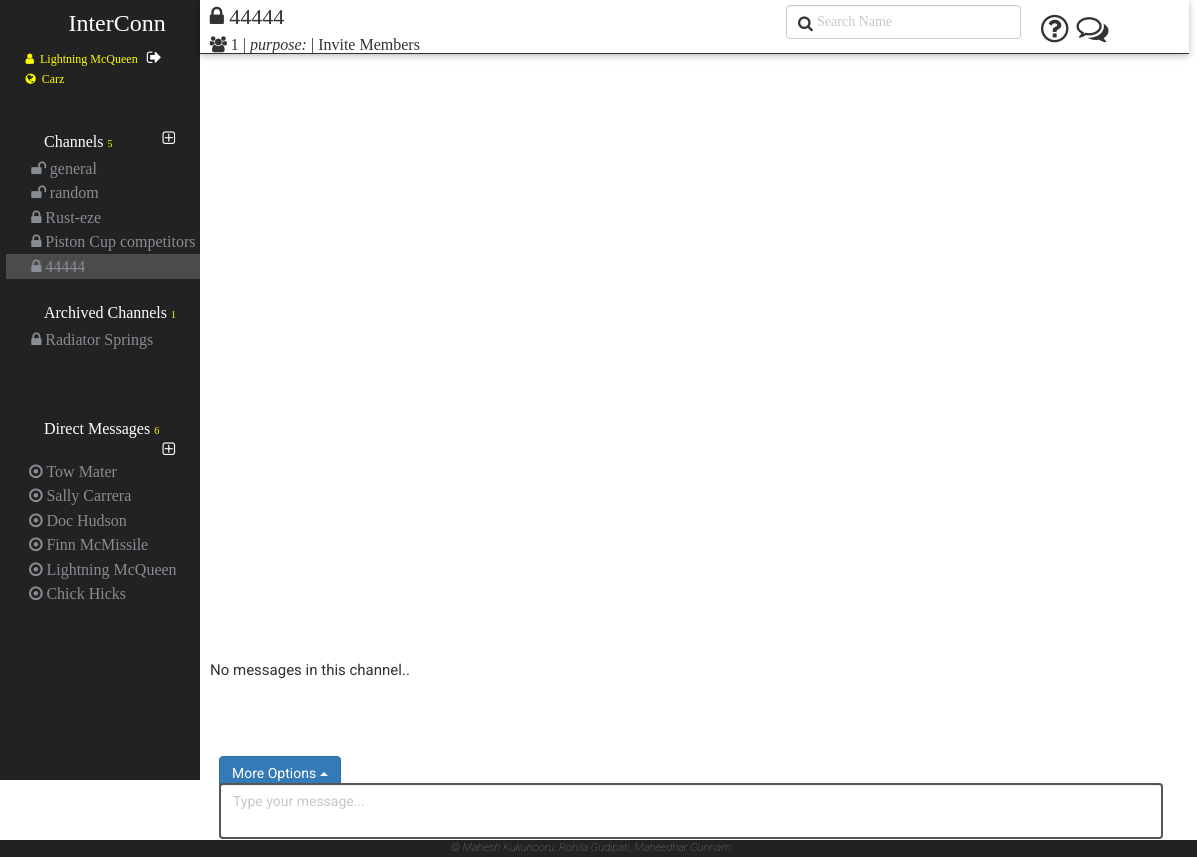
Screenshot of /HomePage.php?channel=33 (signed in) with the database file from the repository.
### tables this page shows
CREATE TABLE IF NOT EXISTS `user` (
  `user_id` bigint(20) NOT NULL,
  `user_name` varchar(50) NOT NULL,
  `first_name` varchar(50) NOT NULL,
  `last_name` varchar(50) NOT NULL,
  `email_id` varchar(50) NOT NULL,
  `profile_pic` varchar(150) NOT NULL DEFAULT './images/0.jpeg',
  `password` varchar(150) NOT NULL,
  `phone_number` varchar(10) NOT NULL,
  `what_i_do` varchar(150) NOT NULL,
  `status` varchar(150) NOT NULL,
  `status_emoji` bigint(20) DEFAULT NULL,
  `skype` varchar(150) NOT NULL,
  `profile_pic_pref` int(11) NOT NULL DEFAULT '1',
  `github_avatar` varchar(200) NOT NULL DEFAULT '0'
);

CREATE TABLE IF NOT EXISTS `workspace` (
  `workspace_id` bigint(20) NOT NULL,
  `workspace_name` varchar(50) NOT NULL,
  `workspace_domain` varchar(50) NOT NULL,
  `created_by` bigint(20) NOT NULL,
  `created_at` timestamp NOT NULL DEFAULT CURRENT_TIMESTAMP ON UPDATE CURRENT_TIMESTAMP
);

CREATE TABLE IF NOT EXISTS `channel` (
  `channel_id` bigint(20) NOT NULL,
  `channel_name` text NOT NULL,
  `type` varchar(50) NOT NULL,
  `purpose` text NOT NULL,
  `created_by` bigint(20) NOT NULL,
  `created_at` timestamp NOT NULL DEFAULT CURRENT_TIMESTAMP ON UPDATE CURRENT_TIMESTAMP,
  `is_archive` int(11) NOT NULL DEFAULT '0'
);

### HomePage.php (the view, shortened to what the rows shown need)
<?php
	include_once "./services/WebService.php";
	include_once "./services/MainMessages.php";
	if($_SESSION['loggedIn'])
	{
		$web_service = new WebService();
    $userDetails = json_decode($web_service->getUserDetails($_SESSION['userid']));
    $workspaceDetails = json_decode($web_service->getWorkspaceDetails($_SESSION['userid']));
    $workspaceName=$workspaceDetails[0]->workspace_name;
    $workspaceid=$workspaceDetails[0]->workspace_id;
	$is_admin=0;
    $channelDetails = json_decode($web_service->getChannelsDetails($_SESSION['userid'],$workspaceid,$is_admin));
    $directMessagesDetails = json_decode($web_service->getDirectMessagesDetails($workspaceDetails[0]->workspace_id));
    $groupMembers=json_decode($web_service->getSpecificChannelUserDetails($_GET["channel"]));
    $groupMembersWholeDet=json_decode($web_service->getSpecificChannelUserDetWithIDs($_GET["channel"]));
  	$channelstr='';
   	$archiveChannelstr='';
   	$directMessagestr='';
		if ($channelDetails!='')
		{
           foreach($channelDetails as $channel)
           {
           		if($channel->is_archive==0)
           		{
	                if($channel->channel_id==$_GET["channel"])
					{
	                    $channelstr.='<li class="active currentChannel">';
					}
	                else
	                    $channelstr.='<li class="active">';
	                if($channel->type=='private')
	                    $channelstr.=' <a href="./HomePage.php?channel='.$channel->channel_id.'"><span class="channelPrivacyLevel"><i class="fa fa-lock"></i></span><span class="'.$channel->channel_id.'" >'.htmlspecialchars($channel->channel_name).'</span></a>';
	                else
	                    $channelstr.='<a href="./HomePage.php?channel='.$channel->channel_id.'"><span class="channelPrivacyLevel"><i class="fa fa-unlock"></i></span><span class="'.$channel->channel_id.'" >'.htmlspecialchars($channel->channel_name).'</span></a>';
	                $channelstr.='</li>';
	            }
	            else if($channel->is_archive==1)
	            {
	            	if($channel->channel_id==$_GET["channel"])
					{
	                    $archiveChannelstr.='<li class="active currentChannel">';
						$flag=1;
					}
	                else
	                    $archiveChannelstr.='<li class="active">';
	                if($channel->type=='private')
	                    $archiveChannelstr.=' <a href="./HomePage.php?channel='.$channel->channel_id.'"><span class="channelPrivacyLevel"><i class="fa fa-lock"></i></span><span class="'.$channel->channel_id.'" >'.htmlspecialchars($channel->channel_name).'</span></a>';
	                else
	                    $archiveChannelstr.='<a href="./HomePage.php?channel='.$channel->channel_id.'"><span class="channelPrivacyLevel"><i class="fa fa-unlock"></i></span><span class="'.$channel->channel_id.'" >'.htmlspecialchars($channel->channel_name).'</span></a>';
	                $archiveChannelstr.='</li>';
	            }
           }
        }
		if ($directMessagesDetails!='')
		{
           foreach($directMessagesDetails as $directMessage)
           {
                $directMessagestr.=' <li touserid="" class="active"><a href="#"> <span class="channelPrivacyLevel"><i class="fa fa-dot-circle-o"></i></span><span class="" >'.htmlspecialchars($directMessage->first_name).' '.htmlspecialchars($directMessage->last_name).'</span></a></li>';
           }
        }
	}
?>
<html lang="en">
	<head>
        <link rel="stylesheet" href="./scripts/select2/select2.css">
		<link rel="stylesheet" href="https://maxcdn.bootstrapcdn.com/bootstrap/3.3.7/css/bootstrap.min.css">
		<link rel="stylesheet" href="./CSS/home_site.css">
		<link rel="stylesheet" href="./Assets/w3.css">
		<link rel="stylesheet" href="https://cdnjs.cloudflare.com/ajax/libs/font-awesome/4.7.0/css/font-awesome.min.css">
        <link rel="stylesheet" href="https://code.getmdl.io/1.1.3/material.orange-indigo.min.css">
        <link rel="stylesheet" href="CSS/main_lc.css">
	</head>
	<body>
	<div class="container-fluid">
		<div class="row">
			<div class="col-xs-2 verticle_navbar_HP">
				<div class="row menu_leftMain_HP">
					<div class="row leftMenuContentWrapper_HP" >
						<div class="row loginDetails">
							<span class="loggedIn_user" id='<?php  echo $userDetails[0]->user_id ?>' title='<?php
                            if($is_admin){
                                echo "Welcome Admin";
                            }else{
                                echo "Welcome ".htmlspecialchars($userDetails[0]->first_name).' '.htmlspecialchars($userDetails[0]->last_name);
                            }
                            ?>'><i class="fa fa-user"></i>&nbsp;&nbsp;<?php  echo htmlspecialchars($userDetails[0]->first_name).' '.htmlspecialchars($userDetails[0]->last_name); ?>
                                <a class="signOut" href="./index.php?status=signout" title="Sign Out">
                                </a></span>
                            <br>
							<span class="loggedIn_workspace" id=<?php echo '"'.$workspaceid.'"';?>><i class="fa fa-globe"></i>&nbsp;&nbsp;<?php  echo htmlspecialchars($workspaceName); ?></span> <br>
						</div>
						<div class="row channelsContainer_menu_HP">
							<ul class="row nav navbar-nav channels_UL_List">
								<?php echo $channelstr;?>
						    </ul>
						</div>
						<div class="row archieveChannelsContainer_menu_HP">
							<ul class=" row nav navbar-nav channels_UL_List">
								<?php echo $archiveChannelstr;?>
						    </ul>
						</div>
						<div class="row directMessageContainer_menu_HP">
							<ul class="nav navbar-nav directmessages_UL_List">
						        <?php echo $directMessagestr;?>
						    </ul>
						</div>
					</div>
				</div>
			</div>
            <div class="col-xs-10 mainContent_HP">
            	<div class="headerSpace_HP row">
	            	<div class="col-xs-7">
		            	<div class="headerMain row">
		                    <?php
		                        if(isset($_GET["channel"])){
		                            $currentChannel = json_decode($web_service->getSpecificChannelDetails($_GET["channel"]));
		                            if($currentChannel!='')
		                            {
		                                if($currentChannel[0]->type=='private')
		                                    echo '<div class="channelTitle currentChannelTitle col-xs-6 " id="'.$_GET["channel"].'"><i class="fa fa-lock"></i> <span>'. htmlspecialchars($currentChannel[0]->channel_name).'</span></div>';
		                                else if($currentChannel[0]->type=='public')
		                                    echo '<div class="channelTitle currentChannelTitle col-xs-6 " id="'.$_GET["channel"].'"><i class="fa fa-unlock"></i> <span>'. htmlspecialchars($currentChannel[0]->channel_name).'</span></div>';
		                            }
		                        }
		                    ?>
		                </div>
		            </div>
	            </div>
		</div>
            </div>
		</div>
    <link rel="stylesheet"
          href="//cdnjs.cloudflare.com/ajax/libs/highlight.js/9.12.0/styles/color-brewer.min.css">
	</body>
</html>

### rows the page displays
user: first_name "Lightning", last_name "McQueen"
workspace: workspace_name "Carz"
channel: channel_name "general"
channel: channel_name "random"
channel: channel_name "Rust-eze"
channel: channel_name "Piston Cup competitors"
channel: channel_name "44444"
channel: channel_name "Radiator Springs"
user: first_name "Tow", last_name "Mater"
user: first_name "Sally", last_name "Carrera"
user: first_name "Doc", last_name "Hudson"
user: first_name "Finn", last_name "McMissile"
user: first_name "Chick", last_name "Hicks"

### other values shown
$channelCount "5"
$archieveChannelCount "1"
count($directMessagesDetails) "6"
$directMessage->first_name "Lightning"
$directMessage->last_name "McQueen"
$user_count "1"
